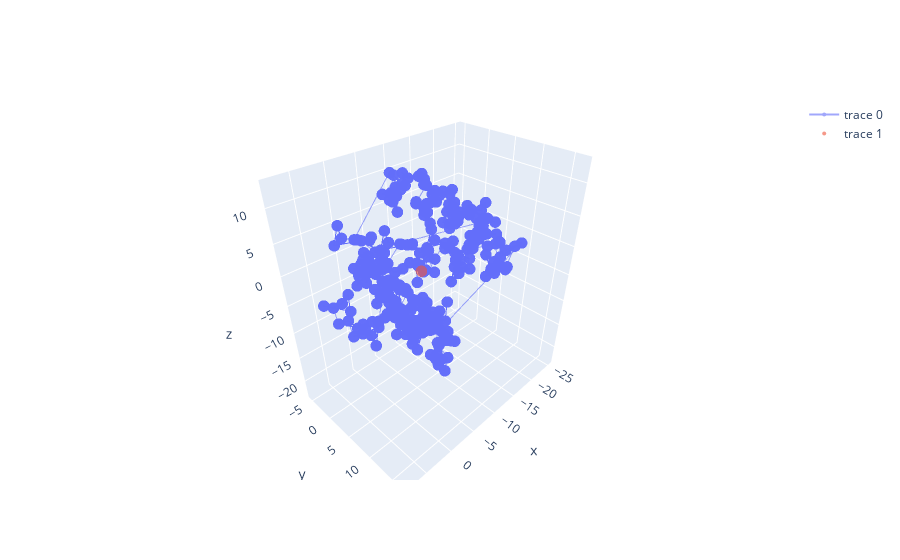

The notebook cell this image was saved under:
### Code cell
# plot TM3,5,6,7 and the centroid point 
fig = go.Figure()
fig.add_trace(go.Scatter3d(x=cavity_df.x, 
                           y=cavity_df.y, 
                           z=cavity_df.z, 
                          mode="markers+lines")) 
# Plots structure to check where the TM plotted are correct 
# fig.add_trace(go.Scatter3d(x=cryoEM_df.x, 
#                            y=cryoEM_df.y, 
#                            z=cryoEM_df.z,
#                            mode="markers",
#                            name=models))
fig.add_trace(go.Scatter3d(x=[rmsd.centroid(cavity_coord)[0]], 
                           y=[rmsd.centroid(cavity_coord)[1]],
                           z=[rmsd.centroid(cavity_coord)[2]],
                          mode="markers"))
fig.update_traces(marker_size=4, opacity = 0.6)
fig.show()

### Figure 1 — Plotly figure (JSON) as saved in the notebook; plotly's stock layout.template omitted (floating-point values rounded to 4 significant figures; data arrays with more than 128 entries replaced by an {"elided": "..."} marker saying what was removed)
{"data": [{"marker": {"size": 4}, "mode": "markers+lines", "opacity": 0.6, "type": "scatter3d", "x": {"elided": "1414 float values"}, "y": {"elided": "1414 float values"}, "z": {"elided": "1414 float values"}}, {"marker": {"size": 4}, "mode": "markers", "opacity": 0.6, "type": "scatter3d", "x": [-7.216], "y": [4.213], "z": [-1.788]}], "layout": {}}
